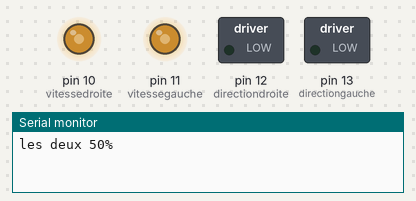
Simulated run of this sketch. Board: Arduino Uno, built with avr-gcc and run on an emulated ATmega328P. Shown: switched loads named in the sketch (green lamp = pin HIGH), output pins drawn as LEDs (lit = HIGH), the last lines printed to the serial monitor.

Above: at 0.05 s.
At 0.6 s:
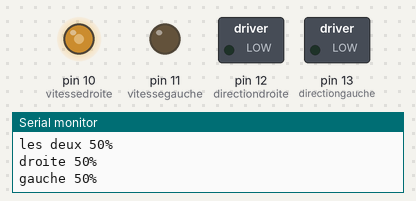
At 1.15 s:
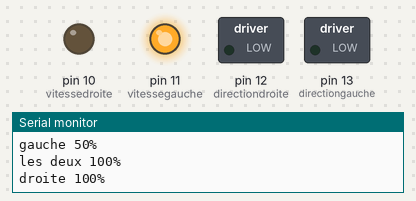
At 2.25 s:
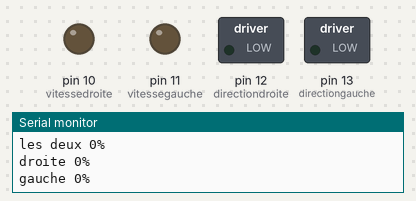
Timing chart, 0 to 5.2 s (numbered marks = the images above):
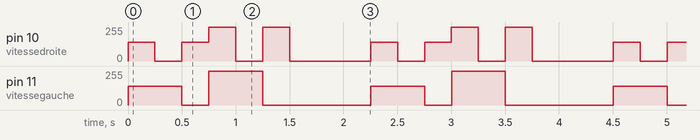

Measured:
- by itself, pin 11 (vitessegauche): repeats every 2.3 s: 0/255 0.25 s, 255/255 0.50 s, 0/255 1.0 s, 139/255 0.50 s
- by itself, pin 10 (vitessedroite): repeats every 2.3 s: 0/255 0.25 s, 139/255 0.25 s, 255/255 0.25 s, 0/255 0.25 s, 255/255 0.25 s, 0/255 0.75 s, 139/255 0.25 s

The sketch:

essa_imotor.ino
```cpp
const int vitessedroite = 10;
const int directiondroite = 12;
const int vitessegauche = 11;
const int directiongauche = 13;
int min =  27;
int tps = 250;


void setup ()
{
  pinMode(vitessedroite, OUTPUT);
  pinMode(directiondroite, OUTPUT);
  pinMode(vitessegauche, OUTPUT);
  pinMode(directiongauche, OUTPUT);
  Serial.begin(9600);
}

void loop()
{
  Motor('C', 'Av' , 50);  /* fait avitessedroitencé */
  Serial.println("les deux 50%");
  delay(tps);
  Motor('B', 'Av' , 50);  /* fait avitessedroitencé */
  Serial.println("droite 50%");
  delay(tps);
  Motor('A', 'Av' , 50);  /* fait avitessedroitencé */
  Serial.println("gauche 50%");
  delay(tps);
  Motor('C', 'Av' , 100);  /* fait avitessedroitencé */
  Serial.println("les deux 100%");
  delay(tps);
  Motor('B', 'Av' , 100);  /* fait avitessedroitencé */
  Serial.println("droite 100%");
  delay(tps);
  Motor('A', 'Av' , 100);  /* fait avitessedroitencé */
  Serial.println("gauche 100%");
  delay(tps);
  Motor('C', 'Av' , 0);  /* fait avitessedroitencé */
  Serial.println("les deux 0%");
  delay(tps);
  Motor('B', 'Av' , 0);  /* fait avitessedroitencé */
  Serial.println("droite 0%");
  delay(tps);
  Motor('A', 'Av' , 0);  /* fait avitessedroitencé */
  Serial.println("gauche 0%");
  delay(tps);


}


void Motor( char mot, char dir, int speed)
{
  int ns;
  if (speed==0)
  {ns = 0;}
  else {
    ns = map(speed, 1, 100, min, 255);
  }
  switch(mot){
    case 'A':  /*controle du moteur A*/
    digitalWrite(directiongauche, LOW);
    analogWrite(vitessegauche, 0);
    if (dir == 'Av')
    {
      digitalWrite(directiondroite, HIGH);

      }
    else if ( dir == 'Re')
    {
      digitalWrite(directiondroite, LOW);
    }
    analogWrite(vitessedroite, ns);
    break;

    case 'B': /* controle du moteur B*/
    digitalWrite(directiondroite, LOW);
    analogWrite(vitessedroite, 0);
    if (dir == 'Av')
    {
      digitalWrite(directiongauche, HIGH);
    }
    else if (dir == 'Re')
    {
      digitalWrite(directiongauche, LOW);
    }
    analogWrite(vitessegauche, ns);
    break;

    case 'C':
    if (dir == 'Av')
    {
      digitalWrite(directiongauche, HIGH);
      digitalWrite(directiondroite, HIGH);
    }
    else if ( dir == 'Re')
  {
    digitalWrite(directiongauche, LOW);
    digitalWrite(directiondroite, LOW);
  }
  analogWrite(vitessedroite, ns);
  analogWrite(vitessegauche, ns);
  break;


    }
  }
```
